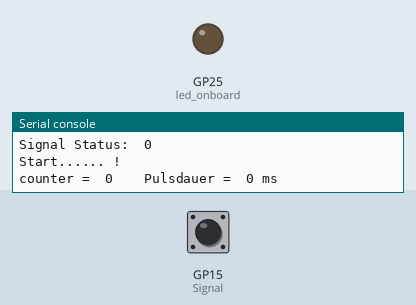
Simulated run of this program. Board: Raspberry Pi Pico running MicroPython. Parts: output pins drawn as LEDs (lit = HIGH), the last lines printed to the serial console. The inputs (shaded band) are chosen by the test bench; at power-on: GP15 (Signal) LOW.

Above: at 1.2 s.
1.3 s: GP15 (Signal) pulled HIGH for 0.15 s
At 1.37 s:
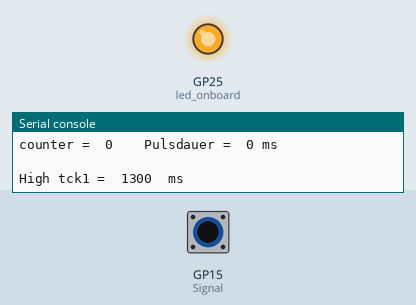
2.9 s: GP15 (Signal) pulled HIGH for 3.2 s
At 6.4 s:
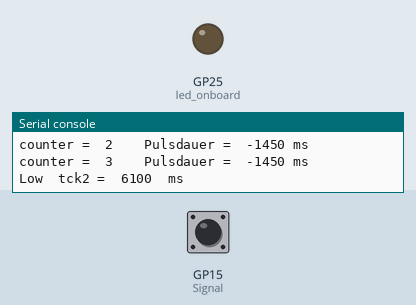
Timing chart, 0 to 7.9 s (numbered marks = the images above; inputs shaded):
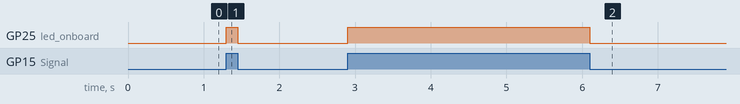

The program:

Test-01.py
```python
# Dieses Programm erwartet einen Impuls auf dem GPIO15
# Es reagiert dabei auf jeden Statuswechsel, d.h. sowohl auf eine steigende Flanke,
# alsauch auf eine fallende Flanke des Impulses
# Initial wird der Signalpegel als "LOW" angenommen.
# Eine steigende Flanke wird dann als ein Wechsel von LOW zu HIGH definiert.
# Ebenso ist dann definitionsgemäß eine fallende Flanke ein Wechsel von HIGH auf LOW.
#
# Während der HIGH Phase des Impulses wird die interne LED eingeschaltet,
# ansonsten bleibt sie ausgeschaltet.
#
# Wenn eine steigende Flanke erkannt wurde, dann wird die globale Variable tck1
# mit einem Zeitstpempel gesetzt. Eine fallende Flanke setzt dann die Variable tck2
# mit einem weiteren Zeitstempel.
# Die Differenz der beiden Zeitstempel (tck2 - tck1) ist dann die Impulsdauer.
#
#
# Bibliotheken laden
from machine import Pin
import utime

# Status-LED onboard (für Raspberry Pico W)
led_onboard = machine.Pin('LED', machine.Pin.OUT, value=0)

# Signal Interrupt Handler
def Signal_INT(pin):
    global Signal_Status 				# Signal_Status gibt den aktuellen Pegel des Impulses an
    global tck1, tck2, tck2_v, periode	# globale Variablen für die Zeitermittlung

    Signal.irq(handler=None)  			# Interrupt Handler abschalten während der Ausführung

    if (Signal.value() == 1) and (Signal_Status == 0):
    # Signal ist jetzt aktiv (HIGH) war aber vorher auf LOW, d.h. es wurde
    # eine steigende Flanke erkannt !

        Signal_Status = 1     					# Setze Signal_Status auf HIGH
        led_onboard.value(1)    				# Schalte LED_onboard ein
        tck1 = utime.ticks_ms()					# Setze globale Variable tck1 mit einem aktuellen Zeitstempel
        print()
        print("High tck1 = ", tck1, ' ms')		# Gebe den Wert von tck1 aus

    elif (Signal.value() == 0) and (Signal_Status == 1):
    # Signal ist jetzt nicht aktiv (LOW) war aber vorher auf HIGH, d.h. es wurde
    # eine fallende Flanke erkannt !

        Signal_Status = 0     					# Setze Signal_Status auf LOW
        led_onboard.value(0)    				# Schalte LED_onboard aus
        tck2 = utime.ticks_ms()					# Setze globale Variable tck2 mit einem aktuellen Zeitstempel
        print("Low  tck2 = ", tck2, ' ms')		# Gebe den Wert von tck2 aus

        ## print("tck2_v = \t", tck2_v, '\t', "tck2 = \t", tck2)
        if tck2_v > 0:				# tck2_v ist der vorherige Wert von tck2 beim letzten Aufruf
            periode = tck2 - tck2_v	#  periode gibt die Zeitdifferenz zwischen zwei fallenden Flanken an
            ## print("periode = ", periode, 'ms')
        tck2_v = tck2    			# Setze die Variable tck2_v auf den Wert von tck2 für den nächsten Aufruf

    Signal.irq(handler=Signal_INT)	# Interrupt Handler wieder einschalten


# Definiere ein "Objekt" für den Statuswechsel des Signals
Signal = machine.Pin(15,machine.Pin.IN,machine.Pin.PULL_DOWN)
# Definition des Interrupthandlers für den Statuswechsel des Signals
Signal.irq(trigger=machine.Pin.IRQ_RISING | machine.Pin.IRQ_FALLING, handler=Signal_INT)


# Start des Hauptprogramms

# Setze die Status Variable für das Impulssignal
Signal_Status = Signal.value() 			# Signal_Status sollte anfänglich auf LOW gesetzt sein
                                        # wegen dem internen PULLDOWN Befehl auf GPIO15
print("Signal Status: ", Signal_Status)	# Gib zur Überprüfung den initialen Zustand von Signal_Status aus


counter = 0								# Setze den Schleifenzähler initial auf 0
tck1 = 0; tck2 = 0; tck2_v = -1; periode = -1 # Setze die globalen Variablen tck2_v und periode auf ungültige Werte,
                                        # da diese erst später im Signal Interrupt Handler gesetzt werden
print("Start...... !")
while True:								# Endlos Scheife
    # Gib den Schleifenzähler (counter) und die Impulsdauer aus
    print("counter = ", counter, "\t Pulsdauer = ", tck2-tck1, 'ms')
    utime.sleep(2)						# Warte ein wenig....
    counter += 1						# Erhöhe den Schleifenzähler

# Hier können weitere Aktivitäten erfolgen !!
#
#
#######################################################################################
```

Measured:
- after the input at 1.3 s, GP25 (led_onboard): LOW → HIGH at once, → LOW 0.15 s later
- after the input at 2.9 s, GP25 (led_onboard): LOW → HIGH at once, → LOW 3.2 s later
